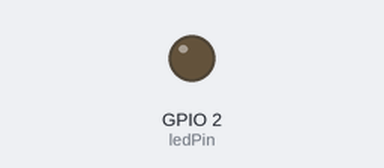
The sketch below on a simulated ESP32. Shown: output pins drawn as LEDs (lit = HIGH). WiFi joins after 1.5 s; servers stay silent unless stated; what the sketch prints to the serial monitor is not drawn.

Above: at 0.1 s.
At 1.8 s:
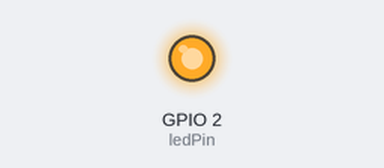
Timing chart, 0 to 3.3 s (numbered marks = the images above):
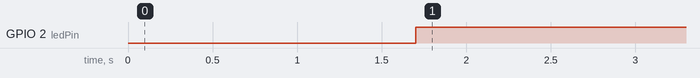

The sketch:

esp32_alert.ino
```cpp
#include <WiFi.h>
#include <HTTPClient.h>

const char* ssid = "Invisible.";
const char* password = "12345678";
const char* serverUrl = "http://172.20.10.2:5001/api/alert-status";

const int ledPin = 2;
String currentState = "idle";

void setup() {
  Serial.begin(115200);
  pinMode(ledPin, OUTPUT);

  WiFi.begin(ssid, password);
  Serial.print("Connecting to WiFi");

  while (WiFi.status() != WL_CONNECTED) {
    delay(500);
    Serial.print(".");
  }

  Serial.println("\nWiFi connected");
}

void loop() {
  if (WiFi.status() == WL_CONNECTED) {
    HTTPClient http;
    http.begin(serverUrl);

    int httpCode = http.GET();

    if (httpCode > 0) {
      String payload = http.getString();
      Serial.println(payload);

      if (payload.indexOf("incoming") >= 0) {
        currentState = "incoming";
      } else if (payload.indexOf("confirmed") >= 0) {
        currentState = "confirmed";
      } else {
        currentState = "idle";
      }
    }

    http.end();
  }

  if (currentState == "idle") {
    digitalWrite(ledPin, HIGH);
    delay(1000);
  }
  else if (currentState == "incoming") {
    digitalWrite(ledPin, HIGH);
    delay(200);
    digitalWrite(ledPin, LOW);
    delay(200);
  }
  else if (currentState == "confirmed") {
    digitalWrite(ledPin, HIGH);
    delay(800);
    digitalWrite(ledPin, LOW);
    delay(800);
  }
}
```

Measured:
- by itself, GPIO 2 (ledPin): LOW → HIGH at 1.7 s
